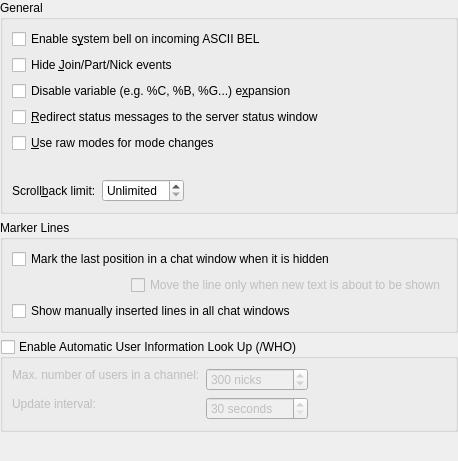
<ui version="4.0" >
 <class>ChatwindowBehaviour_Config</class>
 <widget class="QWidget" name="ChatwindowBehaviour_Config" >
  <property name="geometry" >
   <rect>
    <x>0</x>
    <y>0</y>
    <width>458</width>
    <height>461</height>
   </rect>
  </property>
  <layout class="QVBoxLayout" >
   <property name="margin" >
    <number>0</number>
   </property>
   <item>
    <widget class="Q3GroupBox" name="groupBox3" >
     <property name="title" >
      <string>General</string>
     </property>
     <layout class="QGridLayout" >
      <item row="0" column="0" colspan="3" >
       <widget class="QCheckBox" name="kcfg_Beep" >
        <property name="whatsThis" >
         <string>Sounds the system bell when you receive an ASCII BEL (0x07) control character</string>
        </property>
        <property name="text" >
         <string>Enable s&amp;ystem bell on incoming ASCII BEL</string>
        </property>
       </widget>
      </item>
      <item row="1" column="0" colspan="3" >
       <widget class="QCheckBox" name="kcfg_HideUnimportantEvents" >
        <property name="text" >
         <string>Hide &amp;Join/Part/Nick events</string>
        </property>
       </widget>
      </item>
      <item row="2" column="0" colspan="3" >
       <widget class="QCheckBox" name="kcfg_DisableExpansion" >
        <property name="whatsThis" >
         <string>Do not expand variables when sending text to the server. A variable starts with '%'; for example, %B will expand to the characters needed to make a text bold.</string>
        </property>
        <property name="text" >
         <string>Disable variable (e.g. %C, %B, %G...) e&amp;xpansion</string>
        </property>
       </widget>
      </item>
      <item row="3" column="0" colspan="3" >
       <widget class="QCheckBox" name="kcfg_RedirectServerAndAppMsgToStatusPane" >
        <property name="text" >
         <string>&amp;Redirect status messages to the server status window</string>
        </property>
       </widget>
      </item>
      <item row="6" column="0" >
       <widget class="QLabel" name="textLabel1" >
        <property name="whatsThis" >
         <string>How many lines to keep in buffers, 0 = unlimited</string>
        </property>
        <property name="text" >
         <string>Scroll&amp;back limit:</string>
        </property>
        <property name="wordWrap" >
         <bool>false</bool>
        </property>
        <property name="buddy" >
         <cstring>kcfg_ScrollbackMax</cstring>
        </property>
       </widget>
      </item>
      <item row="5" column="0" colspan="3" >
       <spacer name="spacer1_2" >
        <property name="orientation" >
         <enum>Qt::Horizontal</enum>
        </property>
        <property name="sizeType" >
         <enum>QSizePolicy::Expanding</enum>
        </property>
        <property name="sizeHint" stdset="0" >
         <size>
          <width>410</width>
          <height>20</height>
         </size>
        </property>
       </spacer>
      </item>
      <item row="4" column="0" colspan="3" >
       <widget class="QCheckBox" name="kcfg_UseLiteralModes" >
        <property name="whatsThis" >
         <string>Keep channel mode string as a combination of characters instead of translating them into human readable words. E.g. '*** Channel modes: no messages from outside' will become '*** Channel modes: n'</string>
        </property>
        <property name="text" >
         <string>&amp;Use raw modes for mode changes</string>
        </property>
       </widget>
      </item>
      <item row="6" column="1" >
       <widget class="QSpinBox" name="kcfg_ScrollbackMax" >
        <property name="whatsThis" >
         <string>How many lines to keep in buffers, 0 = unlimited</string>
        </property>
        <property name="specialValueText" >
         <string>Unlimited</string>
        </property>
        <property name="suffix" >
         <string> lines</string>
        </property>
        <property name="maximum" >
         <number>2000</number>
        </property>
       </widget>
      </item>
      <item row="6" column="2" >
       <spacer name="spacer1" >
        <property name="orientation" >
         <enum>Qt::Horizontal</enum>
        </property>
        <property name="sizeType" >
         <enum>QSizePolicy::Expanding</enum>
        </property>
        <property name="sizeHint" stdset="0" >
         <size>
          <width>230</width>
          <height>20</height>
         </size>
        </property>
       </spacer>
      </item>
     </layout>
    </widget>
   </item>
   <item>
    <widget class="Q3GroupBox" name="groupBox3_2" >
     <property name="title" >
      <string>Marker Lines</string>
     </property>
     <layout class="QGridLayout" >
      <item row="2" column="0" colspan="2" >
       <widget class="QCheckBox" name="kcfg_MarkerLineInAllViews" >
        <property name="text" >
         <string>Show manually inserted lines in all chat windows</string>
        </property>
       </widget>
      </item>
      <item row="0" column="0" colspan="2" >
       <widget class="QCheckBox" name="kcfg_AutomaticRememberLine" >
        <property name="whatsThis" >
         <string>Inserts a remember line into the chat window when you switch to another chat window or minimize the application.</string>
        </property>
        <property name="text" >
         <string>Mark the last position in a chat window when it is hidden</string>
        </property>
        <property name="shortcut" >
         <string/>
        </property>
       </widget>
      </item>
      <item row="1" column="1" >
       <widget class="QCheckBox" name="kcfg_AutomaticRememberLineOnlyOnTextChange" >
        <property name="enabled" >
         <bool>false</bool>
        </property>
        <property name="text" >
         <string>Move the line only when new text is about to be shown</string>
        </property>
       </widget>
      </item>
      <item row="1" column="0" >
       <spacer name="spacer9" >
        <property name="orientation" >
         <enum>Qt::Horizontal</enum>
        </property>
        <property name="sizeType" >
         <enum>QSizePolicy::Fixed</enum>
        </property>
        <property name="sizeHint" stdset="0" >
         <size>
          <width>16</width>
          <height>20</height>
         </size>
        </property>
       </spacer>
      </item>
     </layout>
    </widget>
   </item>
   <item>
    <widget class="Q3GroupBox" name="kcfg_AutoWhoContinuousEnabled" >
     <property name="title" >
      <string>Enable Automatic User Information Look Up (/WHO)</string>
     </property>
     <property name="checkable" >
      <bool>true</bool>
     </property>
     <property name="checked" >
      <bool>false</bool>
     </property>
     <layout class="QGridLayout" >
      <item row="2" column="2" >
       <spacer name="spacer3" >
        <property name="orientation" >
         <enum>Qt::Horizontal</enum>
        </property>
        <property name="sizeType" >
         <enum>QSizePolicy::Expanding</enum>
        </property>
        <property name="sizeHint" stdset="0" >
         <size>
          <width>170</width>
          <height>20</height>
         </size>
        </property>
       </spacer>
      </item>
      <item rowspan="2" row="0" column="2" >
       <spacer name="spacer2" >
        <property name="orientation" >
         <enum>Qt::Horizontal</enum>
        </property>
        <property name="sizeType" >
         <enum>QSizePolicy::Expanding</enum>
        </property>
        <property name="sizeHint" stdset="0" >
         <size>
          <width>190</width>
          <height>20</height>
         </size>
        </property>
       </spacer>
      </item>
      <item row="0" column="0" >
       <widget class="QLabel" name="textLabel2" >
        <property name="text" >
         <string>Max. number of users in a channel:</string>
        </property>
        <property name="wordWrap" >
         <bool>false</bool>
        </property>
        <property name="buddy" >
         <cstring>kcfg_AutoWhoNicksLimit</cstring>
        </property>
       </widget>
      </item>
      <item rowspan="2" row="0" column="1" >
       <widget class="QSpinBox" name="kcfg_AutoWhoNicksLimit" >
        <property name="suffix" >
         <string> nicks</string>
        </property>
        <property name="minimum" >
         <number>0</number>
        </property>
        <property name="maximum" >
         <number>1000</number>
        </property>
        <property name="value" >
         <number>300</number>
        </property>
       </widget>
      </item>
      <item row="2" column="1" >
       <widget class="QSpinBox" name="kcfg_AutoWhoContinuousInterval" >
        <property name="enabled" >
         <bool>false</bool>
        </property>
        <property name="suffix" >
         <string> seconds</string>
        </property>
        <property name="prefix" >
         <string/>
        </property>
        <property name="minimum" >
         <number>30</number>
        </property>
        <property name="maximum" >
         <number>1000</number>
        </property>
       </widget>
      </item>
      <item rowspan="2" row="1" column="0" >
       <widget class="QLabel" name="whoIntervalLbl" >
        <property name="text" >
         <string>Update interval:</string>
        </property>
        <property name="wordWrap" >
         <bool>false</bool>
        </property>
        <property name="buddy" >
         <cstring>kcfg_AutoWhoContinuousInterval</cstring>
        </property>
       </widget>
      </item>
     </layout>
    </widget>
   </item>
   <item>
    <spacer name="spacer6" >
     <property name="orientation" >
      <enum>Qt::Vertical</enum>
     </property>
     <property name="sizeType" >
      <enum>QSizePolicy::Expanding</enum>
     </property>
     <property name="sizeHint" stdset="0" >
      <size>
       <width>41</width>
       <height>20</height>
      </size>
     </property>
    </spacer>
   </item>
  </layout>
 </widget>
 <customwidgets>
  <customwidget>
   <class>Q3GroupBox</class>
   <extends>QGroupBox</extends>
   <header>Qt3Support/Q3GroupBox</header>
   <container>1</container>
  </customwidget>
 </customwidgets>
 <resources/>
 <connections>
  <connection>
   <sender>kcfg_AutoWhoContinuousEnabled</sender>
   <signal>toggled(bool)</signal>
   <receiver>kcfg_AutoWhoContinuousInterval</receiver>
   <slot>setEnabled(bool)</slot>
   <hints>
    <hint type="sourcelabel" >
     <x>20</x>
     <y>20</y>
    </hint>
    <hint type="destinationlabel" >
     <x>20</x>
     <y>20</y>
    </hint>
   </hints>
  </connection>
  <connection>
   <sender>kcfg_AutomaticRememberLine</sender>
   <signal>toggled(bool)</signal>
   <receiver>kcfg_AutomaticRememberLineOnlyOnTextChange</receiver>
   <slot>setEnabled(bool)</slot>
   <hints>
    <hint type="sourcelabel" >
     <x>20</x>
     <y>20</y>
    </hint>
    <hint type="destinationlabel" >
     <x>20</x>
     <y>20</y>
    </hint>
   </hints>
  </connection>
 </connections>
</ui>
